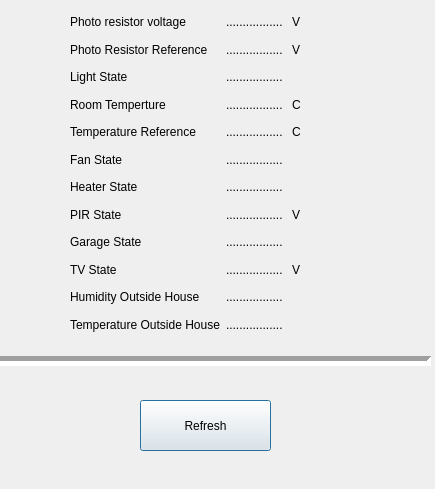
<?xml version="1.0" encoding="UTF-8"?>
<ui version="4.0">
 <class>ReadWindow_Hall</class>
 <widget class="QDialog" name="ReadWindow_Hall">
  <property name="geometry">
   <rect>
    <x>0</x>
    <y>0</y>
    <width>435</width>
    <height>489</height>
   </rect>
  </property>
  <property name="windowTitle">
   <string>Read Window[Hall]</string>
  </property>
  <widget class="QWidget" name="layoutWidget">
   <property name="geometry">
    <rect>
     <x>70</x>
     <y>11</y>
     <width>282</width>
     <height>324</height>
    </rect>
   </property>
   <layout class="QHBoxLayout" name="horizontalLayout_3">
    <item>
     <layout class="QVBoxLayout" name="verticalLayout">
      <item>
       <widget class="QLabel" name="label">
        <property name="text">
         <string>Photo resistor voltage</string>
        </property>
       </widget>
      </item>
      <item>
       <widget class="QLabel" name="label_2">
        <property name="text">
         <string>Photo Resistor Reference</string>
        </property>
       </widget>
      </item>
      <item>
       <widget class="QLabel" name="label_3">
        <property name="text">
         <string>Light State</string>
        </property>
       </widget>
      </item>
      <item>
       <widget class="QLabel" name="label_4">
        <property name="text">
         <string>Room Temperture</string>
        </property>
       </widget>
      </item>
      <item>
       <widget class="QLabel" name="label_5">
        <property name="text">
         <string>Temperature Reference</string>
        </property>
       </widget>
      </item>
      <item>
       <widget class="QLabel" name="label_6">
        <property name="text">
         <string>Fan State</string>
        </property>
       </widget>
      </item>
      <item>
       <widget class="QLabel" name="label_7">
        <property name="text">
         <string>Heater State</string>
        </property>
       </widget>
      </item>
      <item>
       <widget class="QLabel" name="label_8">
        <property name="text">
         <string>PIR State</string>
        </property>
       </widget>
      </item>
      <item>
       <widget class="QLabel" name="label_9">
        <property name="text">
         <string>Garage State</string>
        </property>
       </widget>
      </item>
      <item>
       <widget class="QLabel" name="label_10">
        <property name="text">
         <string>TV State</string>
        </property>
       </widget>
      </item>
      <item>
       <widget class="QLabel" name="label_11">
        <property name="text">
         <string>Humidity Outside House</string>
        </property>
       </widget>
      </item>
      <item>
       <widget class="QLabel" name="label_35">
        <property name="text">
         <string>Temperature Outside House</string>
        </property>
       </widget>
      </item>
     </layout>
    </item>
    <item>
     <layout class="QHBoxLayout" name="horizontalLayout_2">
      <item>
       <layout class="QVBoxLayout" name="verticalLayout_2">
        <item>
         <widget class="QLabel" name="label_photo_resistor_volt">
          <property name="text">
           <string>.................</string>
          </property>
         </widget>
        </item>
        <item>
         <widget class="QLabel" name="label_photo_resistor_ref">
          <property name="text">
           <string>.................</string>
          </property>
         </widget>
        </item>
        <item>
         <widget class="QLabel" name="label_light_state">
          <property name="text">
           <string>.................</string>
          </property>
         </widget>
        </item>
        <item>
         <widget class="QLabel" name="label_room_temp">
          <property name="text">
           <string>.................</string>
          </property>
         </widget>
        </item>
        <item>
         <widget class="QLabel" name="label_temp_ref">
          <property name="text">
           <string>.................</string>
          </property>
         </widget>
        </item>
        <item>
         <widget class="QLabel" name="label_fan_state">
          <property name="text">
           <string>.................</string>
          </property>
         </widget>
        </item>
        <item>
         <widget class="QLabel" name="label_heater_state">
          <property name="text">
           <string>.................</string>
          </property>
         </widget>
        </item>
        <item>
         <widget class="QLabel" name="label_pir_state">
          <property name="text">
           <string>.................</string>
          </property>
         </widget>
        </item>
        <item>
         <widget class="QLabel" name="label_garage_state">
          <property name="text">
           <string>.................</string>
          </property>
         </widget>
        </item>
        <item>
         <widget class="QLabel" name="label_tv_state">
          <property name="text">
           <string>.................</string>
          </property>
         </widget>
        </item>
        <item>
         <widget class="QLabel" name="label_humidity_outside_house">
          <property name="text">
           <string>.................</string>
          </property>
         </widget>
        </item>
        <item>
         <widget class="QLabel" name="label_temperature_outside_house">
          <property name="text">
           <string>.................</string>
          </property>
         </widget>
        </item>
       </layout>
      </item>
      <item>
       <layout class="QVBoxLayout" name="verticalLayout_3">
        <item>
         <widget class="QLabel" name="label_39">
          <property name="text">
           <string>V</string>
          </property>
         </widget>
        </item>
        <item>
         <widget class="QLabel" name="label_27">
          <property name="text">
           <string>V</string>
          </property>
         </widget>
        </item>
        <item>
         <widget class="QLabel" name="label_28">
          <property name="text">
           <string/>
          </property>
         </widget>
        </item>
        <item>
         <widget class="QLabel" name="label_30">
          <property name="text">
           <string>C</string>
          </property>
         </widget>
        </item>
        <item>
         <widget class="QLabel" name="label_29">
          <property name="text">
           <string>C</string>
          </property>
         </widget>
        </item>
        <item>
         <widget class="QLabel" name="label_23">
          <property name="text">
           <string/>
          </property>
         </widget>
        </item>
        <item>
         <widget class="QLabel" name="label_33">
          <property name="text">
           <string/>
          </property>
         </widget>
        </item>
        <item>
         <widget class="QLabel" name="label_v_gas">
          <property name="text">
           <string>V</string>
          </property>
         </widget>
        </item>
        <item>
         <widget class="QLabel" name="label_25">
          <property name="text">
           <string/>
          </property>
         </widget>
        </item>
        <item>
         <widget class="QLabel" name="label_26">
          <property name="text">
           <string>V</string>
          </property>
         </widget>
        </item>
        <item>
         <widget class="QLabel" name="label_34">
          <property name="text">
           <string/>
          </property>
         </widget>
        </item>
        <item>
         <widget class="QLabel" name="label_40">
          <property name="text">
           <string/>
          </property>
         </widget>
        </item>
       </layout>
      </item>
     </layout>
    </item>
   </layout>
  </widget>
  <widget class="Line" name="line">
   <property name="geometry">
    <rect>
     <x>-10</x>
     <y>351</y>
     <width>441</width>
     <height>20</height>
    </rect>
   </property>
   <property name="lineWidth">
    <number>5</number>
   </property>
   <property name="midLineWidth">
    <number>0</number>
   </property>
   <property name="orientation">
    <enum>Qt::Horizontal</enum>
   </property>
  </widget>
  <widget class="QPushButton" name="pushButton_refresh">
   <property name="enabled">
    <bool>true</bool>
   </property>
   <property name="geometry">
    <rect>
     <x>140</x>
     <y>400</y>
     <width>131</width>
     <height>51</height>
    </rect>
   </property>
   <property name="text">
    <string>Refresh</string>
   </property>
  </widget>
 </widget>
 <resources/>
 <connections/>
</ui>
